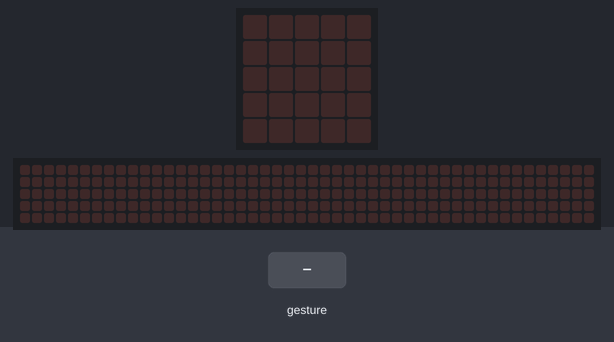
Bench run of a program on a simulated BBC micro:bit (MakeCode). On the bench: the board's 5×5 LED display, a strip that is not on the board, showing the scrolling text unrolled. Inputs (shaded band) come from the test bench. Random numbers come from a fixed seed; a tilt is held for 1.5 s and a shake lasts 1 s, then the board lies face up again; the 48×5 strip is a reading aid, not a part: it shows the text the display is scrolling, unrolled, one strip-width of it at a time.

Above: at 1.2 s.
1.3 s: gesture 'shake'
At 6.67 s:
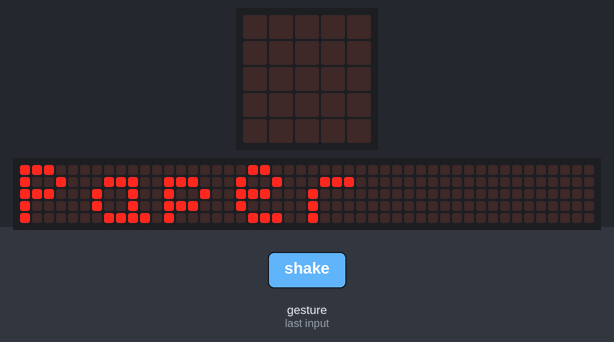
At 21.2 s:
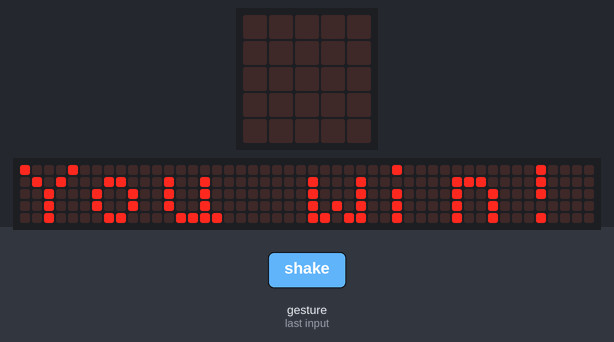

The program:

main.ts
```typescript
input.onGesture(Gesture.Shake, function () {

    let options = ["Rock", "Paper", "Scissors", "Lizard", "Spock"]

    let playerChoice = options[Math.randomRange(0, 4)]

    let microbitChoice = options[Math.randomRange(0, 4)]

    basic.showString(playerChoice)

    basic.pause(1000)

    basic.showString(microbitChoice)

    if (playerChoice == microbitChoice) {

        basic.showString("Tie!")

    } else if (

        (playerChoice == "Rock" && (microbitChoice == "Scissors" || microbitChoice == "Lizard")) ||

        (playerChoice == "Paper" && (microbitChoice == "Rock" || microbitChoice == "Spock")) ||

        (playerChoice == "Scissors" && (microbitChoice == "Paper" || microbitChoice == "Lizard")) ||

        (playerChoice == "Lizard" && (microbitChoice == "Spock" || microbitChoice == "Paper")) ||

        (playerChoice == "Spock" && (microbitChoice == "Scissors" || microbitChoice == "Rock"))

    ) {

        basic.showString("You win!")

    } else {

        basic.showString("Micro:bit wins!")

    }

})
```

test.ts
```typescript
// здесь помещаются тесты; они не будут скомпилированы, пока пакет используется в качестве расширения.
```

Measured:
- after the input at 1.3 s, the display: changes after 0.20 s (image 1)
- what the display in image 1 shows lasts 0.4 s, from 6.5 s to 6.9 s
- what the display in image 2 shows lasts 0.7 s, from 20.7 s to 21.4 s
